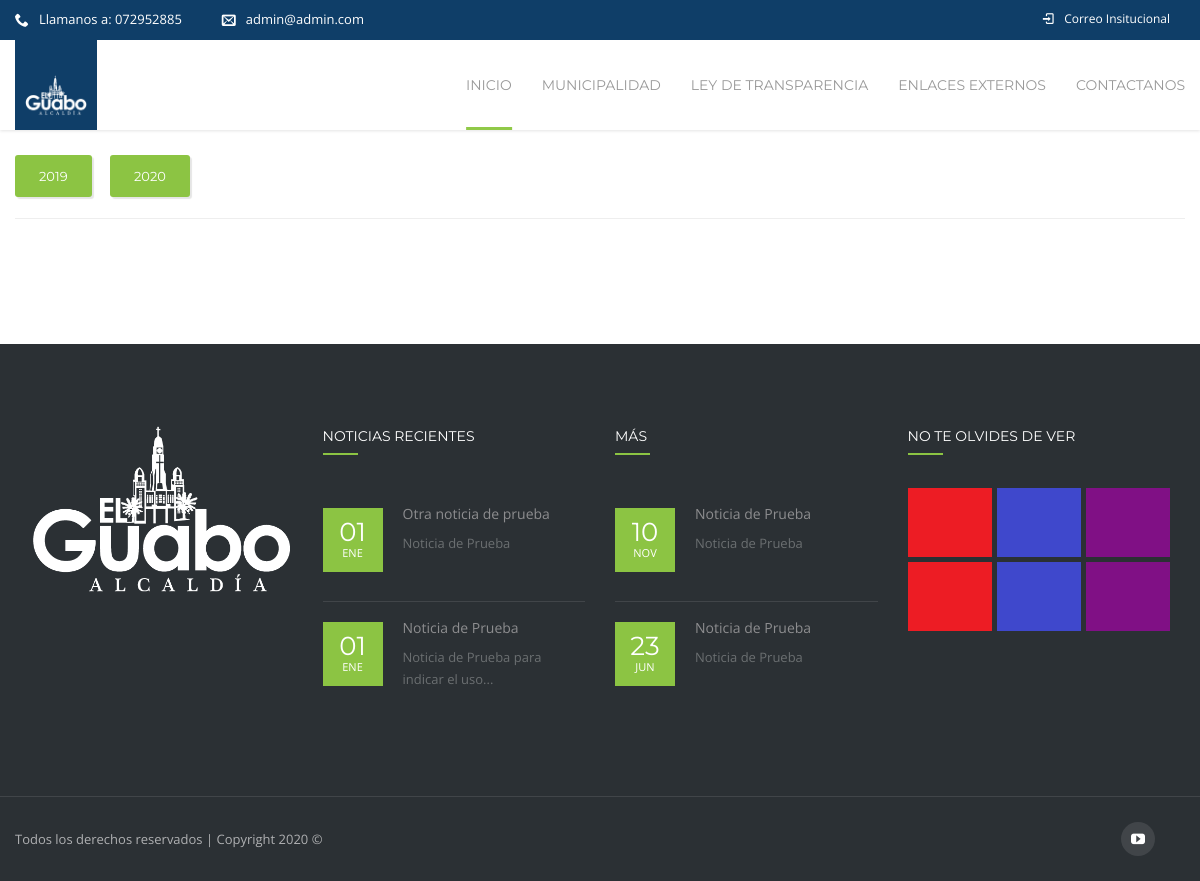
The page /lotaip/1/ on the database its author committed.
### Apps/Inicio/models.py (models this page shows)
class Institucion(models.Model):
    nombre= models.CharField(max_length=60)
    logo = models.ImageField(upload_to="logo",null=True,blank=True)
    direccion = models.CharField(max_length=120,null=True,blank=True)
    telefono=models.CharField(max_length=60,null=True,blank=True)
    email = models.EmailField(max_length=150,null=True,blank=True)
    mision =RichTextUploadingField(null=True,blank=True)
    vision= RichTextUploadingField(null=True,blank=True)
    objetivos = RichTextUploadingField(null=True,blank=True)
    facebook=models.CharField(max_length=200,null=True,blank=True)
    twitter=models.CharField(max_length=200,null=True,blank=True)
    google_plus=models.CharField(max_length=200,null=True,blank=True)
    youtube=models.CharField(max_length=200,null=True,blank=True)
    class Meta:
        verbose_name_plural = "1. Institución"

class Noticias(models.Model):
    fecha=models.DateTimeField()
    titulo=models.CharField(max_length=200)
    banner = models.ImageField(upload_to="noticias/banner",null=True,blank=True)
    imagen =models.ImageField(upload_to='noticias', help_text="Imagen de 585 x 480")
    descripcion_corta =models.CharField(max_length=160)
    pagina = RichTextUploadingField()
    visitas =models.IntegerField(default=1)
    class Meta:
        verbose_name_plural ="5. Noticias"

### Apps/Inicio/views.py (the view)
# urls.py: path('lotaip/<int:year>/',lotaip),
def lotaip(request, year=0):
    institucion = Institucion.objects.first()
    if year ==0:
        year=datetime.datetime.today().year
    print(year)
    contexto = {
        'correo': institucion.email,
        'telefono': institucion.telefono,
        'logo': institucion.logo,
        'institucion': institucion,
        'noticias': Noticias.objects.all().order_by("-fecha"),
        'proyectos': Proyectos.objects.all(),
        'anios':Lotaip.objects.extra(select={'periodo': 'periodo'}).values('periodo').annotate(available=Count('periodo')).order_by('periodo'),
        'meses':Lotaip.objects.filter(periodo=year).extra(select={'mes': 'mes'}).values('mes').annotate(available=Count('mes')) ,
        'lotaip':Lotaip.objects.filter(periodo=year),
    }
    return render(request, 'lotaip.html', contexto)

### templates/lotaip.html (shortened to what this page needs)
{% extends 'home-7.html' %}
{% block contenido %}
<div id="nz-content" class='content nz-clearfix padding-false'>
    <div class='container page-full-width'>
        <div id="post-2043" class="post-2043 page type-page status-publish hentry">
            <section class="page-content nz-clearfix">
                <div class="nz-section horizontal autoheight-false animate-false full-width-false "
                     data-animation-speed="35000" data-parallax="false" style="padding-top:25px;padding-bottom:25px;">
                    <div class="container">
                        <div class="nz-row">
                            <div class="col vc_col-sm-12 col12  col-animate-false" style="" data-effect="fade"
                                 data-align="left">
                                <div class="col-inner" style="">
                                    {% for anio in anios %}
                                        <a class="button button-normal default full-false medium rounded icon-true animate-true anim-type-reverse hover-fill" href="/lotaip/{{ anio.periodo }}" target="_self">
                                            <span class="txt">{{ anio.periodo }}</span>
                                        </a>
                                    {% endfor %}
                                    <div class="sep-wrap left nz-clearfix">
                                        <div class="nz-separator solid"
                                             style="border-bottom-color:#eeeeee;width:100%;border-bottom-style:solid;margin-top:10px;margin-bottom:75px;">
                                        </div>
                                    </div>
                                </div>
                            </div>
                        </div>
                    </div>
                </div>
            </section>
        </div>
    </div>
</div>
{% endblock %}

### templates/home-7.html (shortened to what this page needs)
<!DOCTYPE html>
<html class="no-js  blank-false " lang="es-EC">
<head>
    <link rel='stylesheet' href='/static/css/settings.css' type='text/css' media='all' />
    <link rel='stylesheet' href='/static/css/style.css' type='text/css' media='all' />
    <link rel='stylesheet' href='/static/css/js_composer.min.css' type='text/css' media='all' />
</head>
<body class="home page page-id-7 page-template page-template-page-vc page-template-page-vc-php wpb-js-composer js-comp-ver-4.11.2 vc_responsive ">
    <div id="gen-wrap">
        <div id="wrap" class="nz-wide">
            <header class="header desk version1 stuck-false top-true sl-false search-true cart-true iversion-dark effect-underline subeffect-ghost fixed-true fiversion-dark">
                <div class="header-top" style="background: #0f3e68;">
                        <div class="container nz-clearfix">
                            <div class="slogan nz-clearfix">
                                <div class="nz-bar"><span class="nz-icon none small icon-phone animate-false"></span><span class="header-top-label">Llamanos
                                </span> a: {{telefono}}</div>
                                <div class="nz-bar"><span class="nz-icon none small icon-envelope animate-false"></span>{{correo}}</div>
                            </div>
                            <nav class="header-top-menu nz-clearfix">
                                <ul class="menu">
                                    <li class="icon-login menu-item"><a href="/"><span class="mi"></span><span class="txt">Correo Insitucional</span></a></li>
                                </ul>
                            </nav>
                        </div>
                    </div>
                <div class="header-content">
                    <div class="header-body">
                        <div class="container nz-clearfix">
                            <div class="logo logo-desk">
                                <a href="/" title="El Guabo" style="background: #0f3e68; padding: 10px">
                                    <img style="max-width:149px;max-height:41px;" src="/media/{{logo}}" alt="Focuson">
                                </a>
                            </div>
                            <nav class="header-menu desk-menu nz-clearfix">
                                <ul id="header-menu" class="menu">
                                    <li class="menu-item current-menu-item menu-item-has-children" data-mm="false" data-mmc="2">
                                        <a href="/"><span class="txt">Inicio</span></a>
                                    </li>
                                    <li class="menu-item menu-item-has-children" data-mm="false" data-mmc="2">
                                        <a href="#"><span class="txt">Municipalidad</span></a>
                                    </li>
                                    <li class="menu-item menu-item-has-children" data-mm="false" data-mmc="2">
                                        <a href="#"><span class="txt">Ley de Transparencia</span></a>
                                    </li>
                                    <li class="menu-item menu-item-has-children"><a href="#"><span class="txt">Enlaces Externos</span></a>
                                    </li>
                                    <li class="menu-item menu-item-has-children" data-mm="false" data-mmc="2">
                                        <a href="/contacto/"><span class="txt">Contactanos</span></a>
                                    </li>
                                </ul>
                            </nav>
                        </div>
                    </div>
                </div>
            </header>
            <div class="page-content-wrap">
            {% block contenido %}{% endblock %}
            {% block footer %}
                <footer class='footer'>
                    <div class="footer-widget-area nz-clearfix">
                        <div class="container">
                            <aside class="footer-widget-area widget-area nz-clearfix">
                                <div id="text-2" class="widget widget_text">
                                    <div class="textwidget"><img src="/media/{{ logo }}" alt="Focuson">
                                        <div class="gap nz-clearfix" style="height:35px">&nbsp;</div>
                                        <div class="gap nz-clearfix" style="height:25px">&nbsp;</div></div>
                                </div>
                                <div id="nz-recent-posts-2" class="widget widget_nz_recent_entries">
                                    <h6 class="widget_title">Noticias Recientes</h6>
                                    <ul>
                                        {% for noticia in noticias %}
                                            {% if forloop.counter <= 2 %}
                                                <li class="post">
                                                    <div class="post-date-custom"><span>{{noticia.fecha|date:"d"}}</span><span>{{noticia.fecha|date:"M"}}</span></div>
                                                    <div class="post-body">
                                                        <a class="post-title" href="/noticias_/{{ noticia.id }}/{{noticia.fecha|date:"m"}}">{{noticia.titulo}}</a>
                                                        <div class="widget-post-category">{{ noticia.descripcion_corta|truncatechars:40 }}</div>
                                                    </div>
                                                </li>
                                            {% endif %}
                                        {% endfor %}
                                    </ul>
                                </div>
                                <div id="nz-recent-posts-2" class="widget widget_nz_recent_entries">
                                <h6 class="widget_title"> Más</h6>
                                    <ul>
                                        {% for noticia in noticias %}
                                            {% if forloop.counter > 2 and forloop.counter <= 4 %}
                                                <li class="post">
                                                    <div class="post-date-custom"><span>{{noticia.fecha|date:"d"}}</span><span>{{noticia.fecha|date:"M"}}</span></div>
                                                    <div class="post-body">
                                                        <a class="post-title" href="/noticias_/{{ noticia.id }}/{{noticia.fecha|date:"m"}}">{{noticia.titulo}}</a>
                                                        <div class="widget-post-category">{{ noticia.descripcion_corta|truncatechars:40 }}</div>
                                                    </div>
                                                </li>
                                            {% endif %}
                                        {% endfor %}
                                    </ul>
                                </div>
                                <div id="mailchimp-4" class="widget widget_mailchimp">
                                    <h6 class="widget_title">No te olvides de ver</h6>
                                    <div class="recent-projects nz-clearfix">
                                        {% for proyecto in proyectos %}
                                        <div class="post nz-clearfix">
                                            <a href="/proyecto/{{proyecto.id}}" title="Jurong Hub">
                                                <div class="nz-thumbnail">
                                                </div>
                                            </a>
                                        </div>
                                        {% endfor %}
                                    </div>
                                </div>
                            </aside>
                        </div>
                    </div>
                    <div class="footer-info-area nz-clearfix">
                        <div class="container">
                            <div class="footer-copyright nz-clearfix">
                                Todos los derechos reservados | Copyright 2020 ©
                            </div>
                            <div class="social-links">
                                {% if institucion.youtube %}
                                <a class="icon-youtube" href="{{ institucion.youtube }}" title="youtube" target="_blank"></a>
                                {% endif %}
                            </div>
                        </div>
                    </div>
                </footer>
            {% endblock %}
            </div>
        </div>
    </div>
</body>
</html>

### static/css/header-im.css (style rules this page uses)
.icon-login>a>.mi:before { content:"\e8b9"; }

### rows shown on the page
Institucion: telefono "072952885", email "admin@admin.com", logo (picture)
Noticias: fecha "01", fecha "ENE", titulo "Otra noticia de prueba", descripcion_corta "Noticia de Prueba"
Noticias: fecha "01", fecha "ENE", titulo "Noticia de Prueba", descripcion_corta "Noticia de Prueba para indicar el uso..."
Noticias: fecha "10", fecha "NOV", titulo "Noticia de Prueba", descripcion_corta "Noticia de Prueba"
Noticias: fecha "23", fecha "JUN", titulo "Noticia de Prueba", descripcion_corta "Noticia de Prueba"

### other values the page prints
{{ anio.periodo }} "2019" "2020"
